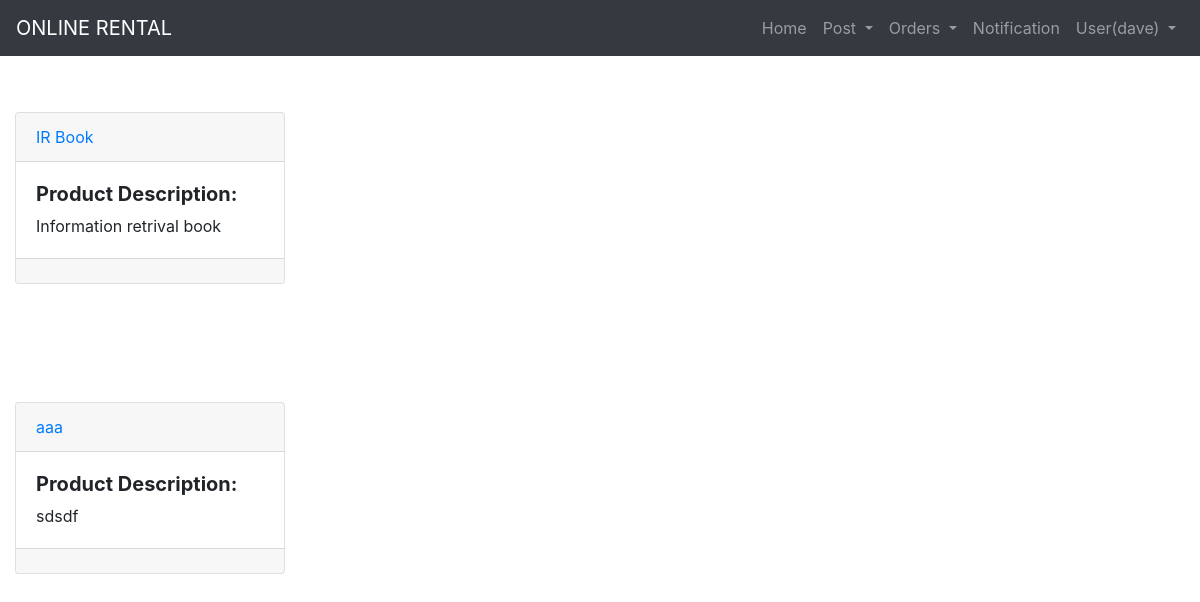
The app's page /ors/myPosts (signed in), older data.
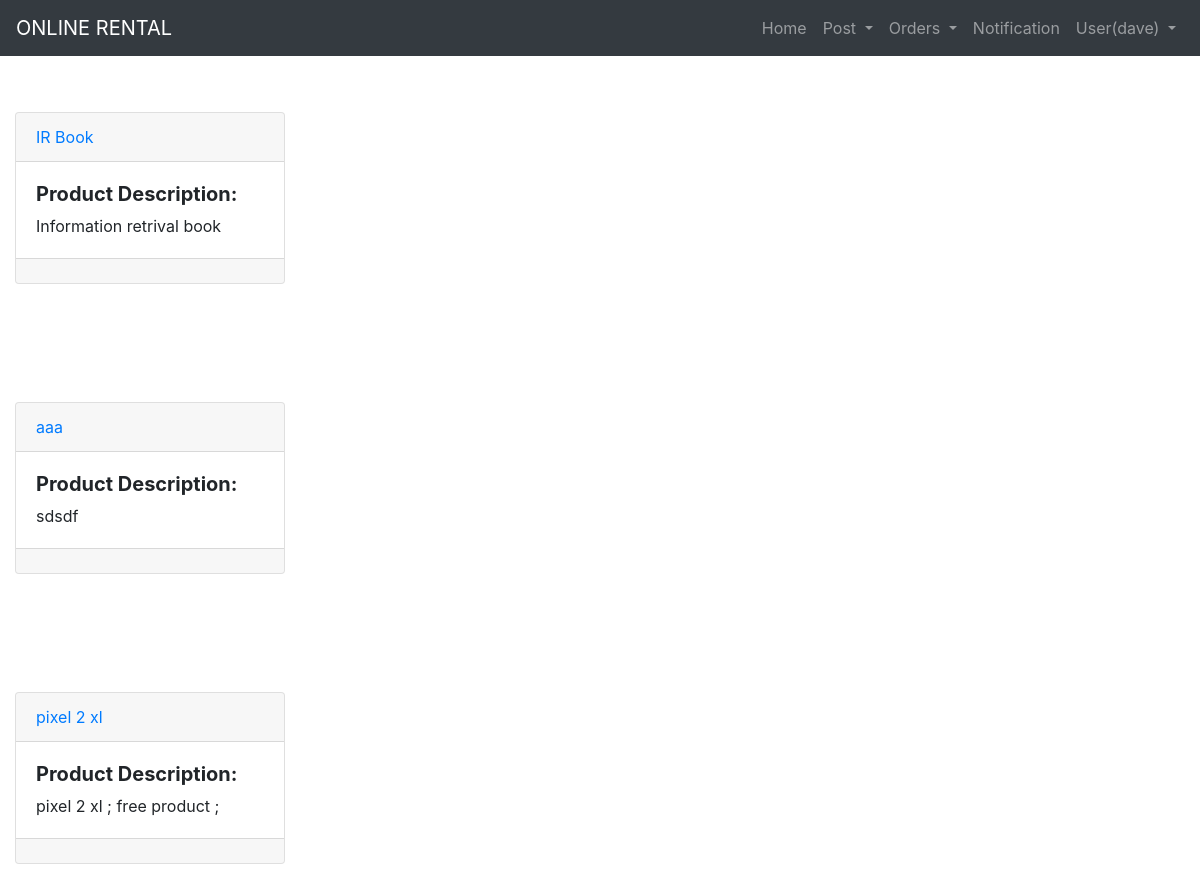
The same page, newer data.
### ors/models.py (models this page shows, shortened)
class Product(models.Model):
	owner = models.ForeignKey(UserProfile, on_delete=models.CASCADE)
	name = models.CharField(max_length=33, blank=True)
	description = models.TextField()
	category = models.CharField(max_length=20, choices=(
												('electronics','electronics'),('stationary','stationary'),('fashion','fashion'),
												('sports','sports'),('lifestyle', 'lifestyle'),('other', 'other')))
	price = models.FloatField()
	postdate = models.DateTimeField(auto_now_add=True, blank=False)
	duration = models.IntegerField(null=True, blank=True)
	quantity = models.IntegerField(blank=False, default=1)
	image = models.FileField(upload_to=product_directory_path, blank=False, default='default.jpg')
	ptype = models.CharField(max_length=4, choices=(
												('sell','sell'),('rent','rent'),('free','free')), default='free')

### ors/views.py (the view)
# urls.py: path('myPosts', views.myPosts, name='myPosts'),
def myPosts(request):
	if request.user.is_authenticated:
		user = UserProfile.objects.get(email=request.user.email)
		feed = Product.objects.filter(owner=user)
		context = dict()
		context['feed'] = feed
		return render(request, 'm1.html', context)

### ors/templates/m1.html (shortened to what this page needs)
<!doctype html>
<html lang="en">
  <head>
    <link rel="stylesheet" href="https://stackpath.bootstrapcdn.com/bootstrap/4.1.3/css/bootstrap.min.css">
  </head>
  <body>
    <nav class="navbar fixed-top navbar-expand-lg navbar-dark bg-dark" style="z-index: +2;">
  <a class="navbar-brand" href="#">ONLINE RENTAL</a>
  <div class="collapse navbar-collapse" id="navbarNavDropdown">
    <ul class="navbar-nav ml-auto">
      <li class="nav-item">
        <a class="nav-link" href="{% url 'ors:dashboard' %}">Home</a>
      </li>
      <li class="nav-item dropdown">
          <a class="nav-link dropdown-toggle" href="#" id="navbarDropdownMenuLink" data-toggle="dropdown" aria-haspopup="true"  aria-expanded="false">
            Post
          </a>
      </li>
      <li class="nav-item dropdown">
          <a class="nav-link dropdown-toggle" href="#" id="navbarDropdownMenuLink" data-toggle="dropdown" aria-haspopup="true" aria-expanded="false">
            Orders
          </a>
      </li>
      <li class="nav-item">
        <a class="nav-link" href="#">Notification</a>
      </li>
      <li class="nav-item dropdown">
          <a class="nav-link dropdown-toggle" href="#" id="navbarDropdownMenuLink" data-toggle="dropdown" aria-haspopup="true" aria-expanded="false">
            User(dave)
          </a>
      </li>
    </ul>
  </div>
</nav>
{% if feed %}
  {% for product in feed %}
<div class="container-fluid" style="margin-top:112px;">
  <div class="row" style=" ">
    <div class="col-lg-3 col-md-4 col-xs-12" style="margin-bottom: 6px;">
      <div class="card">
        <div class="card-header">
          <a href="{% url 'ors:productPage' product.id %}">{{product.name}}</a><br>
        </div>
        <div class="card-body">
        <h5><b>Product Description:</b></h5>
        {{product.description}}
        </div>
        <div class="card-footer">
        </div>
      </div>
    </div>
     {% endfor %}
    {% endif %}
  </div>
</div>
  </body>
</html>

Row changes from the older to the newer data that the page shows:
added Product: name "pixel 2 xl", description "pixel 2 xl ; free product ;"
